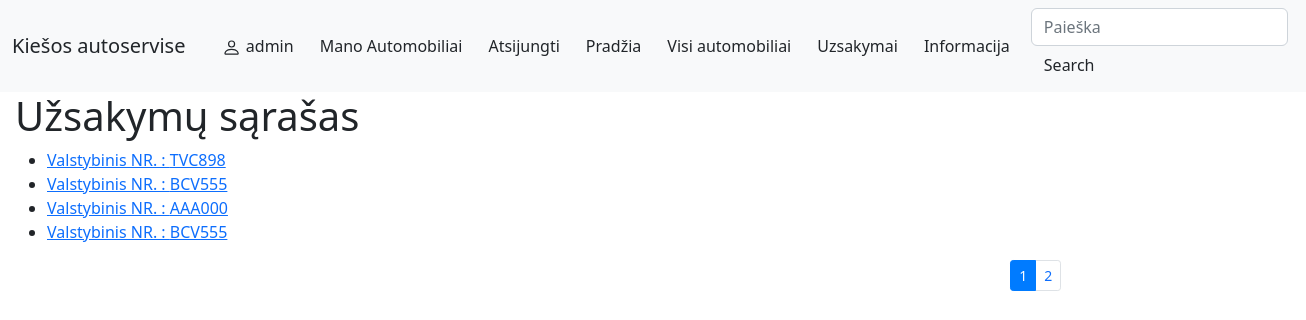
The app's page /autoservice/uzsakymai/ (signed in) with its own data.
### autoservice/models.py (models this page shows, shortened)
class Uzsakymas(models.Model):
    data = models.DateField('Data', null=True, blank=True)
    automobilis_id = models.ForeignKey('Automobilis', on_delete=models.CASCADE, null=False)
    bus_sutvarkyta = models.DateField('Bus sutvarkyta', null=True, blank=True)
    savininkas = models.ForeignKey(User, on_delete=models.SET_NULL, null=True, blank=True)
    LOAN_STATUS = (
        ('uzregistruotas', 'Uzregistruota'),
        ('eileje', 'Eileje'),
        ('tvarkomas', 'Tvarkoma'),
        ('galima atsiimti', 'Galima atsiimti'),
        ('atlikta', 'Atlikta'),
    )
    status = models.CharField(
        max_length=20,
        choices=LOAN_STATUS,
        blank=True,
        default='Uzregistruotas',
        help_text='Statusas',
    )
    class Meta:
        ordering = ['bus_sutvarkyta']
        verbose_name_plural = "Uzsakymai"
    def display_automobilis_val_nr(self):
        return self.automobilis_id.valstybinis_nr
    display_automobilis_val_nr.short_description = 'Valstybinis NR.'
    def display_automobilis_vin(self):
        return self.automobilis_id.vin_kodas
    display_automobilis_vin.short_description = 'VIN Kodas.'
    def display_automobilis_client(self):
        return self.automobilis_id.klientas
    display_automobilis_client.short_description = 'Klientas'
    def display_automobilis_marke(self):
        return self.automobilis_id.automobilio_modelis_id
    display_automobilis_marke.short_description = 'Gamintojas/Marke'

class Automobilis(models.Model):
    valstybinis_nr = models.CharField('Valstybinis_NR', max_length=15, help_text='Iveskite Valstybini nr.(pvz AAA000)')
    automobilio_modelis_id = models.ForeignKey('AutomobiloModelis', on_delete=models.CASCADE, null=False,related_name='automobiliomodelis')
    vin_kodas = models.CharField('VIN_Kodas', max_length=17, help_text='Iveskite VIN (pvz.3C6UR5CJXEG146621)')
    klientas = models.CharField('Klientas', max_length=100, help_text='Vardas Pavarde pvz(Juozas Juozaitis)')
    aprasymas = HTMLField('Aprasymas',help_text='Aprasymas',null=True)
    cover = models.ImageField('Viršelis', upload_to='covers', null=True,blank=True)
    def display_automobilis_modelis(self):
        return f'{self.automobilio_modelis_id.marke} {self.automobilio_modelis_id.modelis}'
    display_automobilis_modelis.short_description = 'Automobilis'
    class Meta:
        verbose_name_plural = "Automobiliai"

### autoservice/views.py (the view)
# urls.py: path('uzsakymai/', views.UzsakymasListView.as_view(), name='uzsakymas'),
class UzsakymasListView(generic.ListView):
    model = Uzsakymas
    paginate_by = 4
    template_name = 'uzsakymas_list.html'

### autoservice/templates/uzsakymas_list.html
{% extends "base.html" %}
{% block content %}
<h1>Užsakymų sąrašas</h1>
{% if uzsakymas_list %}
<ul>
    {% for uzsakymas in uzsakymas_list %}
    <li>
        <a href="{{ uzsakymas.id }}">Valstybinis NR. : {{ uzsakymas.automobilis_id.valstybinis_nr }} </a>
    </li>
    {% endfor %}
</ul>
{% else %}
<p>Uzsakymu nėra.</p>
{% endif %}
<div class="container puslapiai">
    <nav aria-label="Užsakymų puslapiai">
        {% if page_obj.has_other_pages %}
            <ul class="pagination pagination-sm justify-content-end">
                {% for i in page_obj.paginator.page_range %}
                    {% if page_obj.number == i %}
                        <li class="page-item active">
                            <a class="page-link" href="#">{{ i }}</a>
                        </li>
                    {% else %}
                        <li class="page-item">
                            <a class="page-link" href="?page={{ i }}">{{ i }}</a>
                        </li>
                    {% endif %}
                {% endfor %}
            </ul>
        {% endif %}
    </nav>
</div>
{% endblock %}

### autoservice/templates/base.html (shortened to what this page needs)
<!DOCTYPE html>
<html lang="en">
<head>
  <link rel="stylesheet" href="https://stackpath.bootstrapcdn.com/bootstrap/4.1.3/css/bootstrap.min.css">
  <link rel="stylesheet" href="https://cdn.jsdelivr.net/npm/bootstrap@5.2.3/dist/css/bootstrap.min.css">
  {% load static %}
  <link rel="stylesheet" href="{% static 'css/styles.css' %}">
</head>
<body>
<nav class="navbar navbar-expand-lg navbar-light bg-light">
  <div class="container-fluid">
    <a class="navbar-brand">Kiešos autoservise</a>
    <ul class="navbar-nav mx-2">
      {% if user.is_authenticated %}
      <li class="nav-item"><a class="btn" href="#">
        {{ user.get_username }}</a></li>
      <li class="nav-item"><a class="btn" href="{% url 'mano-uzsakymai' %}">Mano Automobiliai</a></li>
      <li class="nav-item">
        <form method="post" action="{% url 'logout' %}">
          <button class="btn" type="submit">Atsijungti</button>
        </form>
      </li>
      {% else %}
      <li class="nav-item"><a class="btn" href="{% url 'login'%}">Prisijungti</a></li>
      <li class="nav-item"><a class="btn" href="#">Registruotis</a></li>
      {% endif %}
      <li class="nav-item active"><a class="btn" href="{% url 'index' %}">Pradžia</a></li>
      <li class="nav-item active"><a class="btn" href="{% url 'automobiliai' %}">Visi automobiliai</a></li>
      <li class="nav-item active"><a class="btn" href="{% url 'uzsakymas' %}">Uzsakymai</a></li>
      <li class="nav-item active"><a class="btn" href="{% url 'about' %}">Informacija</a></li>
    </ul>
    <form class="form-inline my-2 my-lg-0" action="{% url 'search' %}" method="get">
      <input class="form-control me-2" name="query" class="form-control" type="text" placeholder="Paieška">
      <button class="btn" type="submit">Search</button>
    </form>
  </div>
</nav>
<div class="col-sm-10 ">
  {% block content %}
  {% endblock %}
</div>
</body>
</html>

### records on screen
Uzsakymas: automobilis_id.valstybinis_nr "TVC898"
Uzsakymas: automobilis_id.valstybinis_nr "BCV555"
Uzsakymas: automobilis_id.valstybinis_nr "AAA000"
Uzsakymas: automobilis_id.valstybinis_nr "BCV555"

### other values on screen
{{ user.get_username }} "admin"
{{ i }} "1"
{{ i }} "2"
